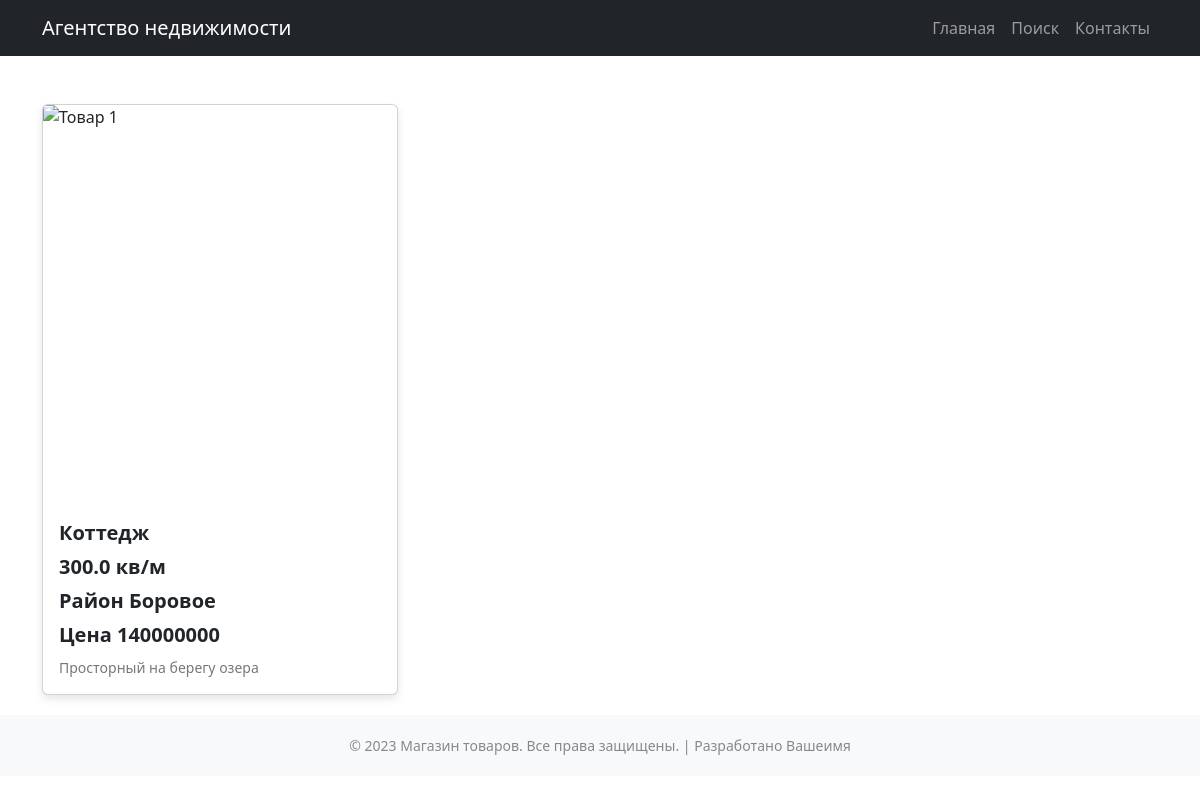
Page /home/1 on the earlier database version.
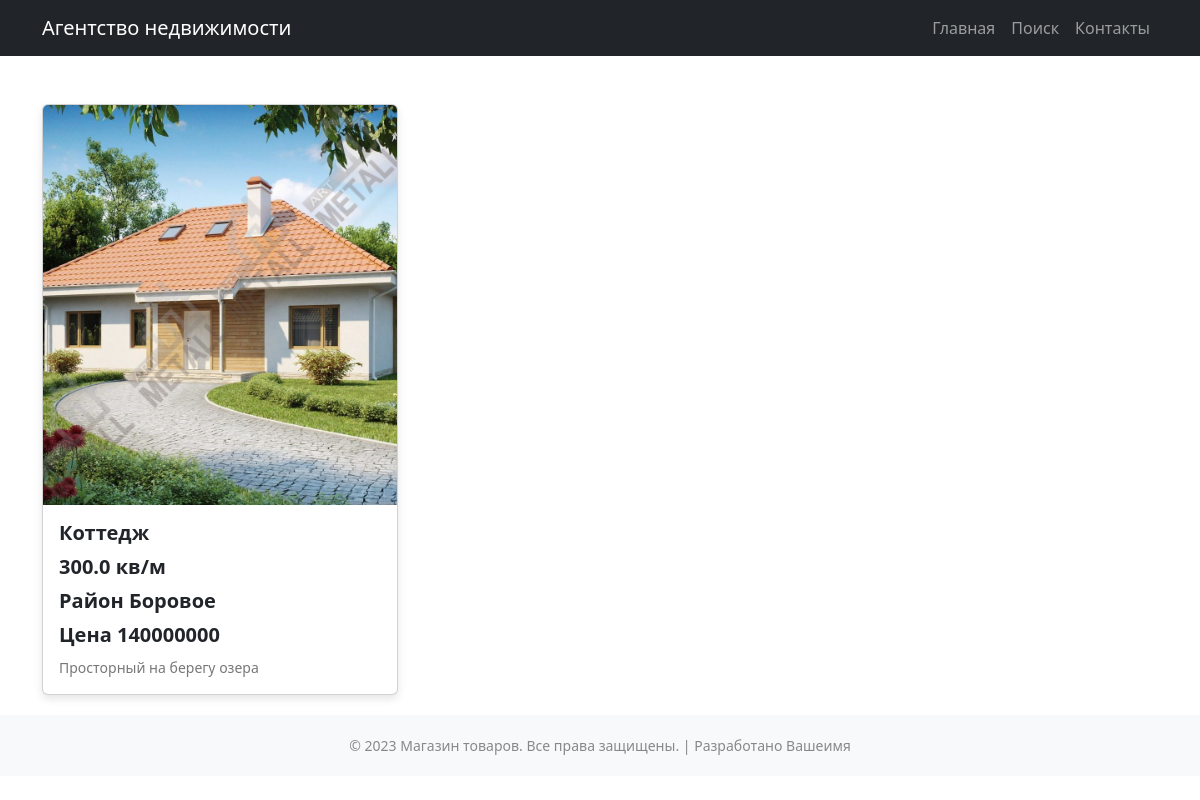
Same page on the later database version.
### homes/models.py (models this page shows)
class Home(models.Model):
    title = models.CharField(max_length=200, blank=True,null=True)
    info = models.TextField()
    s = models.FloatField()
    district = models.CharField(max_length=200)
    cost = models.IntegerField()
    img = models.ImageField(upload_to='img', blank=True, null=True)
    def __str__(self):
        return self.title

### homes/views.py (the view)
# urls.py: path('home/<int:pk>', detail_view, name='detail_page'),
def detail_view(request, pk):
    home = Home.objects.get(id=pk)
    print('*******************')
    print(home)
    print('*******************')
    return render(request, 'detail.html', {'home': home})

### templates/detail.html
{% extends 'base.html' %}
{% block content %}
<br>
<br>
<div class="container">
    <div class="row">
      <div class="col-md-4">
        <div class="card">
          {% if home.img %}
          <img src="{{ home.img.url }}" class="card-img-top" alt="Товар 1">
          {% else %}
          <img src="https://edit.org/images/cat/book-covers-big-2019101610.jpg" class="card-img-top" alt="Товар 1">
          {% endif %}
          <div class="card-body">
            <h5 class="card-title">{{ home.title }}</h5>
            <h5 class="card-title">{{ home.s }} кв/м</h5>
            <h5 class="card-title">Район {{ home.district }}</h5>
            <h5 class="card-title">Цена {{ home.cost }}</h5>
            <p class="card-text">{{ home.info }}</p>
          </div>
        </div>
      </div>
    </div>
  </div>
{% endblock %}

Differences in the rows shown:
changed Home "Коттедж": img: picture added
